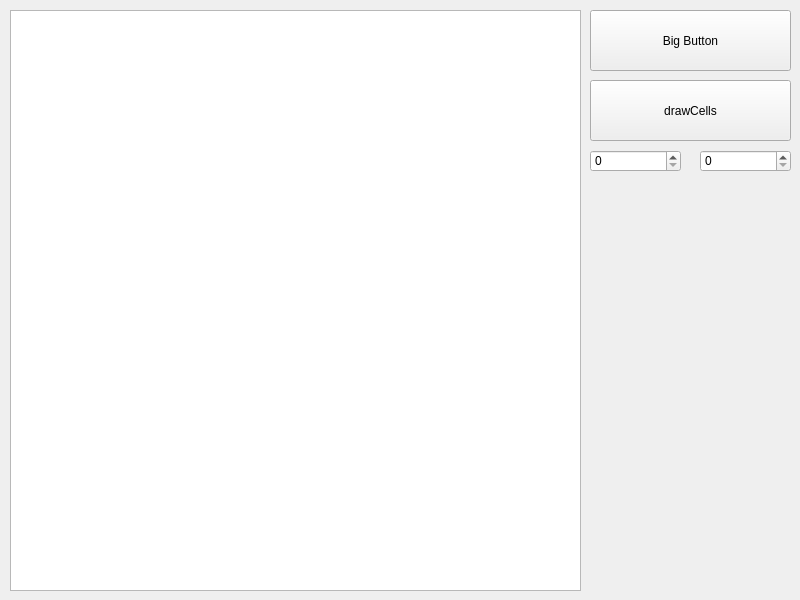
<?xml version="1.0" encoding="UTF-8"?>
<ui version="4.0">
 <class>MainWindow</class>
 <widget class="QMainWindow" name="MainWindow">
  <property name="geometry">
   <rect>
    <x>0</x>
    <y>0</y>
    <width>800</width>
    <height>600</height>
   </rect>
  </property>
  <property name="windowTitle">
   <string>MainWindow</string>
  </property>
  <widget class="QWidget" name="centralwidget">
   <widget class="QGraphicsView" name="graphicsView">
    <property name="geometry">
     <rect>
      <x>10</x>
      <y>10</y>
      <width>571</width>
      <height>581</height>
     </rect>
    </property>
   </widget>
   <widget class="QPushButton" name="drawButton">
    <property name="geometry">
     <rect>
      <x>590</x>
      <y>10</y>
      <width>201</width>
      <height>61</height>
     </rect>
    </property>
    <property name="text">
     <string>Big Button</string>
    </property>
   </widget>
   <widget class="QPushButton" name="pushButton">
    <property name="geometry">
     <rect>
      <x>590</x>
      <y>80</y>
      <width>201</width>
      <height>61</height>
     </rect>
    </property>
    <property name="text">
     <string>drawCells</string>
    </property>
   </widget>
   <widget class="QSpinBox" name="spinBox">
    <property name="geometry">
     <rect>
      <x>590</x>
      <y>150</y>
      <width>91</width>
      <height>22</height>
     </rect>
    </property>
   </widget>
   <widget class="QSpinBox" name="spinBox_2">
    <property name="geometry">
     <rect>
      <x>700</x>
      <y>150</y>
      <width>91</width>
      <height>22</height>
     </rect>
    </property>
   </widget>
  </widget>
 </widget>
 <resources/>
 <connections>
  <connection>
   <sender>drawButton</sender>
   <signal>clicked()</signal>
   <receiver>MainWindow</receiver>
   <slot>drawSomething()</slot>
   <hints>
    <hint type="sourcelabel">
     <x>783</x>
     <y>70</y>
    </hint>
    <hint type="destinationlabel">
     <x>785</x>
     <y>123</y>
    </hint>
   </hints>
  </connection>
  <connection>
   <sender>pushButton</sender>
   <signal>clicked()</signal>
   <receiver>MainWindow</receiver>
   <slot>drawCells()</slot>
   <hints>
    <hint type="sourcelabel">
     <x>734</x>
     <y>126</y>
    </hint>
    <hint type="destinationlabel">
     <x>786</x>
     <y>160</y>
    </hint>
   </hints>
  </connection>
 </connections>
 <slots>
  <slot>drawSomething()</slot>
  <slot>drawCells()</slot>
 </slots>
</ui>
